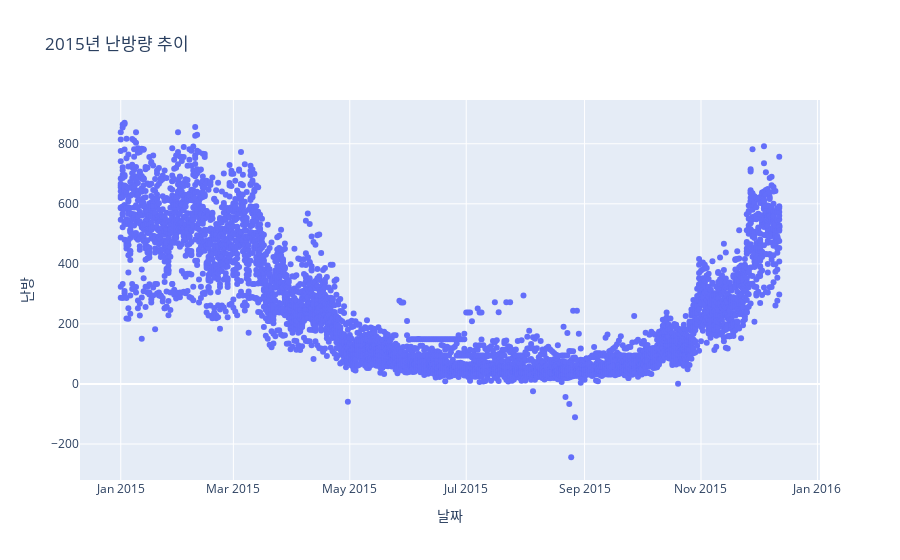

This figure's notebook cell:
### Code cell
fig = go.Figure()
fig.add_trace(go.Scatter(x=total['날짜'], y=total['시간(1시)'],
                    mode='markers',
                    name='날짜별 난방량(1시)'))
fig.update_layout(title='2015년 난방량 추이',
                   xaxis_title='날짜',
                   yaxis_title='난방')
fig.show()

### Figure 1 — Plotly figure (JSON) as saved in the notebook; plotly's stock layout.template omitted (floating-point values rounded to 4 significant figures; data arrays with more than 128 entries replaced by an {"elided": "..."} marker saying what was removed)
{"data": [{"mode": "markers", "name": "날짜별 난방량(1시)", "type": "scatter", "x": {"elided": "5882 str values"}, "y": {"elided": "5882 int values"}}], "layout": {"title": {"text": "2015년 난방량 추이"}, "xaxis": {"title": {"text": "날짜"}}, "yaxis": {"title": {"text": "난방"}}}}
